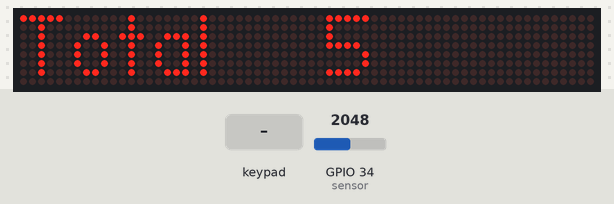
The sketch below on a simulated ESP32. Parts: 64×8 LED matrix. The inputs (shaded band) are chosen by the test bench; at power-on: GPIO 34 (sensor) = 2048. WiFi joins after 1.5 s; servers stay silent unless stated; uploads are accepted with an empty reply; what the sketch prints to the serial monitor is not drawn.

Above: at 2.7 s.
2.8 s: GPIO 34 (sensor) set to 3040
At 2.88 s:
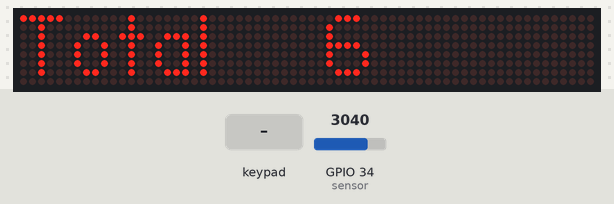
At 4.5 s:
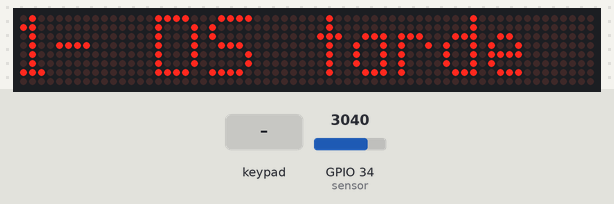
Timing chart, 0 to 5.0 s (numbered marks = the images above; inputs shaded):
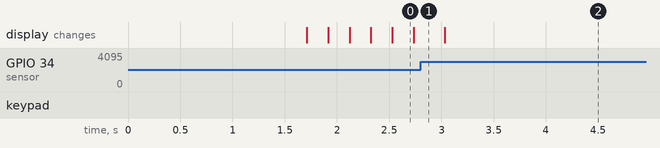

The sketch:

Eco-Play_com_teclado.ino
```cpp
#include <MD_MAX72xx.h>
#include <MD_Parola.h>
#include <SPI.h>

// Define hardware type, size, and output pins:
#define HARDWARE_TYPE MD_MAX72XX::FC16_HW

// Explicação Display
// Display | Arduino
//   VCC   |   5v
//   GND   |   GND
//   DIN   |   11
//   CS    |   10
//   CLK   |   13
#define MAX_DEVICES 8
#define CLK_PIN   18 // Verde
#define DATA_PIN  23 // Amarelo
#define CS_PIN    5  // Roxo

// Criando Objeto "Display" usando a Class MD_PAROLA da própria lib
MD_Parola Display = MD_Parola(HARDWARE_TYPE, CS_PIN, MAX_DEVICES);

// Função responsável por inicializar display
void initDisplay() {
  Display.begin();
  Display.setIntensity(5);
  Display.setTextEffect(1, PA_SCROLL_LEFT, PA_SCROLL_LEFT);
  Display.setTextAlignment(PA_LEFT);
  Display.displayClear();
}

// Setando placar no display
void setPlacar(int meta, int alcancado) {
  //Serial.println("Tampas"+String(alcancado));
  Display.displayClear();
  Display.print("Total    "+String(alcancado));
}

// -------------------------------------------------------------------------------- Display ^

// -------------------------------------------------------------------------------- Teclado v

#include <Keypad.h>

const byte LINHAS = 4;
const byte COLUNAS = 4;
char teclas[LINHAS][COLUNAS] = {
  {'1', '2', '3', 'A'},
  {'4', '5', '6', 'B'},
  {'7', '8', '9', 'C'},
  {'*', '0', '#', 'D'}
};

byte pinosLinhas[LINHAS] = {4, 14, 12, 13};  // Pinos das linhas
byte pinosColunas[COLUNAS] = {25, 26, 27, 32};  // Pinos das colunas

Keypad teclado = Keypad(makeKeymap(teclas), pinosLinhas, pinosColunas, LINHAS, COLUNAS);

unsigned long ultimoTempo = 0;

const char* curso = "DS";  // Agora é um ponteiro para string
char ano = 1;            // Mantém como char
const char* periodo = "tarde";  // Ponteiro para string

void setCurso(char tecla) {
   if(tecla == '4') {
    curso = "ADM";
    if (periodo == "noite") periodo = "tarde";
   }
   if(tecla == '5') {
    curso = "DG";
    periodo = "noite";
    ano = 1;
   }
   if(tecla == '6') {
    curso = "DS";
    if (periodo == "noite") periodo = "tarde";
    if (ano == 3 && periodo == "tarde") ano = 2;
   }
   if(tecla == '7') {
    curso = "MKT";
    if (periodo == "noite") periodo = "tarde";
   }
   if(tecla == '8') {
    curso = "RH";
    periodo = "noite";
   }
}

void setAno(char tecla) {
   if(tecla == '1') ano = 1;
   if(tecla == '2' && curso != "DG") ano = 2;
   if(tecla == '3' && ((curso != "DS") || (curso == "DS" && periodo == "manha")) && curso != "DG") ano = 3;
}

void setPeriodo(char tecla) {
  if(tecla == 'A' && curso != "DG" && curso != "RH") periodo = "manha";
  if(tecla == 'B' && curso != "DG" && curso != "RH") periodo = "tarde";
  if(tecla == 'C' && curso == "DG" || curso == "RH") periodo = "noite";
}

void showAll() {
  Display.displayClear();
  String messageToPrint = "";

  if (ano == 1) messageToPrint += "1";
  if (ano == 2) messageToPrint += "2";
  if (ano == 3) messageToPrint += "3";

  if(String(curso).length() == 2) {
    if(ano == 1) messageToPrint += "-  ";
    if(ano != 1) messageToPrint += "- ";
  } else {
    if(ano == 1) messageToPrint += "- ";
    if(ano != 1) messageToPrint += "-";
  }

  messageToPrint += String(curso);

  if(ano == 1) messageToPrint += "  ";
  if((ano != 1) && (String(curso).length() == 2)) messageToPrint += "  ";
  if((ano != 1) && (String(curso).length() == 3)) messageToPrint += " ";

  messageToPrint += String(periodo);

  Display.print(messageToPrint);
}

void setAll(){
  char tecla = teclado.getKey();
  if (tecla) {
    ultimoTempo = millis();
    setAno(tecla);
    setCurso(tecla);
    setPeriodo(tecla);
  }
}

// -------------------------------------------------------------------------------- Wifi v

#include <WiFi.h>
#include <HTTPClient.h>;
#include <ArduinoJson.h>;

const char* ssid = "Oalis";
const char* password = "oalis636807";

void wifiConfig() {
  WiFi.begin(ssid, password);
  Serial.println("Configuring access point...");

  while (WiFi.status() != WL_CONNECTED) {
    Serial.print(".");
    delay(500);
  }

  Serial.println("Conectado");
  Serial.println(WiFi.localIP());
  Serial.println("");
}

void saveCap() {
  if (WiFi.status() == WL_CONNECTED) {
    Serial.println("+");

    HTTPClient client;
    String apiUrl = "https://eco-play.vercel.app/api/tampinha?";
    apiUrl += "curso="+String(curso);
    if (ano == 1) apiUrl += "&ano=1";
    if (ano == 2) apiUrl += "&ano=2";
    if (ano == 3) apiUrl += "&ano=3";
    apiUrl += "&periodo="+String(periodo);
    apiUrl += "&senha=etec147";

    Serial.println(apiUrl);
    client.begin(apiUrl);

    int httpCode = client.GET();

    client.addHeader("Connection", "close");

    if (httpCode > 0) {
      String payload = client.getString();
      Serial.println("\nStatuscode: " + String(httpCode));
      Serial.println(payload);
    } else {
      Serial.println("Error on HTTP Request");
      Serial.println("\nStatuscode: " + String(httpCode));
    }
  } else {
    delay(100);
  }
}

// -------------------------------------------------------------------------------- Sensor v

// Explicação Sensor

//   Sensor  | Arduino
//   Marrom  |   5v
//   Azul    |   GND
//   Preto   |   Data

const int sensor = 34; // Branco;
//const int sensor = 2;

boolean hasMoviment() {
  //return (digitalRead(sensor) == LOW);
  Serial.println(analogRead(sensor));
  return (analogRead(sensor) < 3000);
}

// -------------------------------------------------------------------------------- Variáveis de "Software" v

int meta = 10000;
int alcancado = 0;

const int intervalo = 5000;

void verifyGoal() {
  if (alcancado >= meta) {
    alcancado = 0;
  }
}

void increment() {
  if (hasMoviment()) {
    alcancado++;

    saveCap();

    verifyGoal();

    setPlacar(meta, alcancado);
  } else if(millis() - ultimoTempo < intervalo) {
    showAll();
  } else if(millis() - ultimoTempo >= intervalo) {
    setPlacar(meta, alcancado);
  }
}

// -------------------------------------------------------------------------------- Main v

void setup() {
  Serial.begin(115200);

  initDisplay();

  wifiConfig();

  pinMode(sensor, INPUT);
}

void loop() {
  increment();
  setAll();
}
```

Measured:
- after the input at 2.8 s, the display: changes after 0.23 s (image 2)
